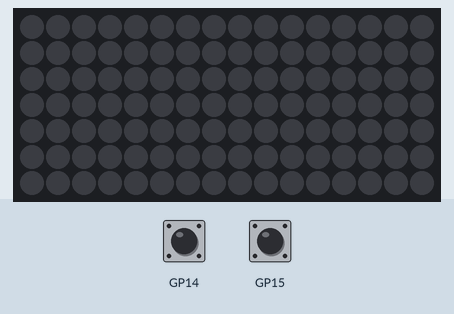
Bench run of a program on a simulated Raspberry Pi Pico running MicroPython. On the bench: 16×7 RGB LED matrix. The inputs (shaded band) are chosen by the test bench.

Above: at 1.2 s.
1.3 s: button X pressed for 0.15 s
At 2.5 s:
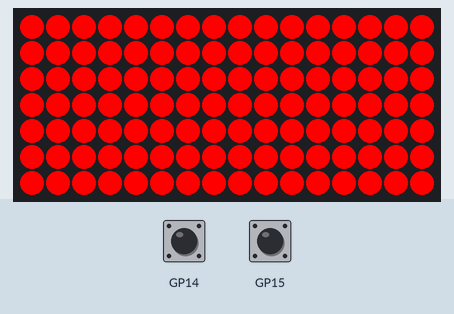
2.9 s: button Y pressed for 0.15 s
At 4.1 s:
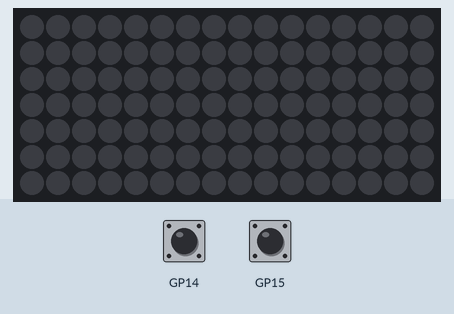
4.5 s: button X pressed for 1 s
At 31.8 s:
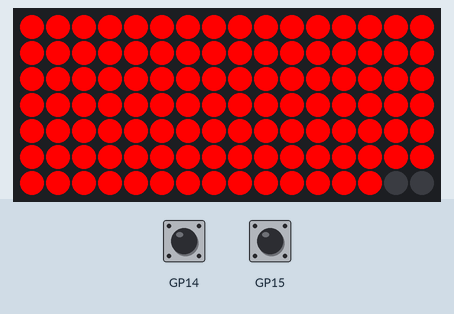
Timing chart, 0 to 32.8 s (numbered marks = the images above; inputs shaded):
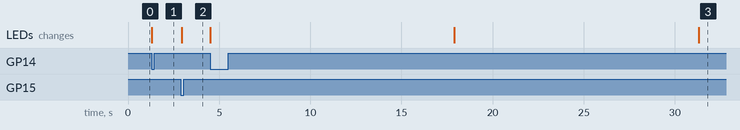

The program:

main.py
```python
import math
import utime
import picounicorn

picounicorn.init()

def pomocycle():

    # Set up our variables
    r = 255
    g = 0
    column = 15
    row = 6
    phase = "work"
    multiplier = 134

    # Start counting down
    while not(picounicorn.is_pressed(picounicorn.BUTTON_Y)):

        # Illuminate every LED on the board
        for x in range(16):
            for y in range(7):
                picounicorn.set_pixel(x, y, r, g, 0)

        # Extinguish LEDs one by one
        while row > -1:
            while column > -1:
                for x in range(multiplier):
                    if not(picounicorn.is_pressed(picounicorn.BUTTON_Y)):
                           utime.sleep(0.1)
                    else:
                        break
                picounicorn.set_pixel(column, row, 0, 0, 0)
                column -= 1
            column = 15
            row -= 1
        row = 6

        # No more LEDs? Switch from work to rest and vice versa
        if phase == "work":
            phase = "rest"
            multiplier = 27
            r = 0
            g = 255
        elif phase == "rest":
            phase = "work"
            multiplier = 134
            r = 255
            g = 0
        pass

    # Clear the display
    for x in range(16):
        for y in range(7):
            picounicorn.set_pixel(x, y, 0, 0, 0)

while True:
    while picounicorn.is_pressed(picounicorn.BUTTON_X):
        pomocycle()
```

Measured:
- after the input at 1.3 s, the LEDs: change at once (image 1)
- after the input at 2.9 s, the LEDs: change at once (image 2)
- after the input at 4.5 s, the LEDs: first change at once (image 3 shows a later state)
